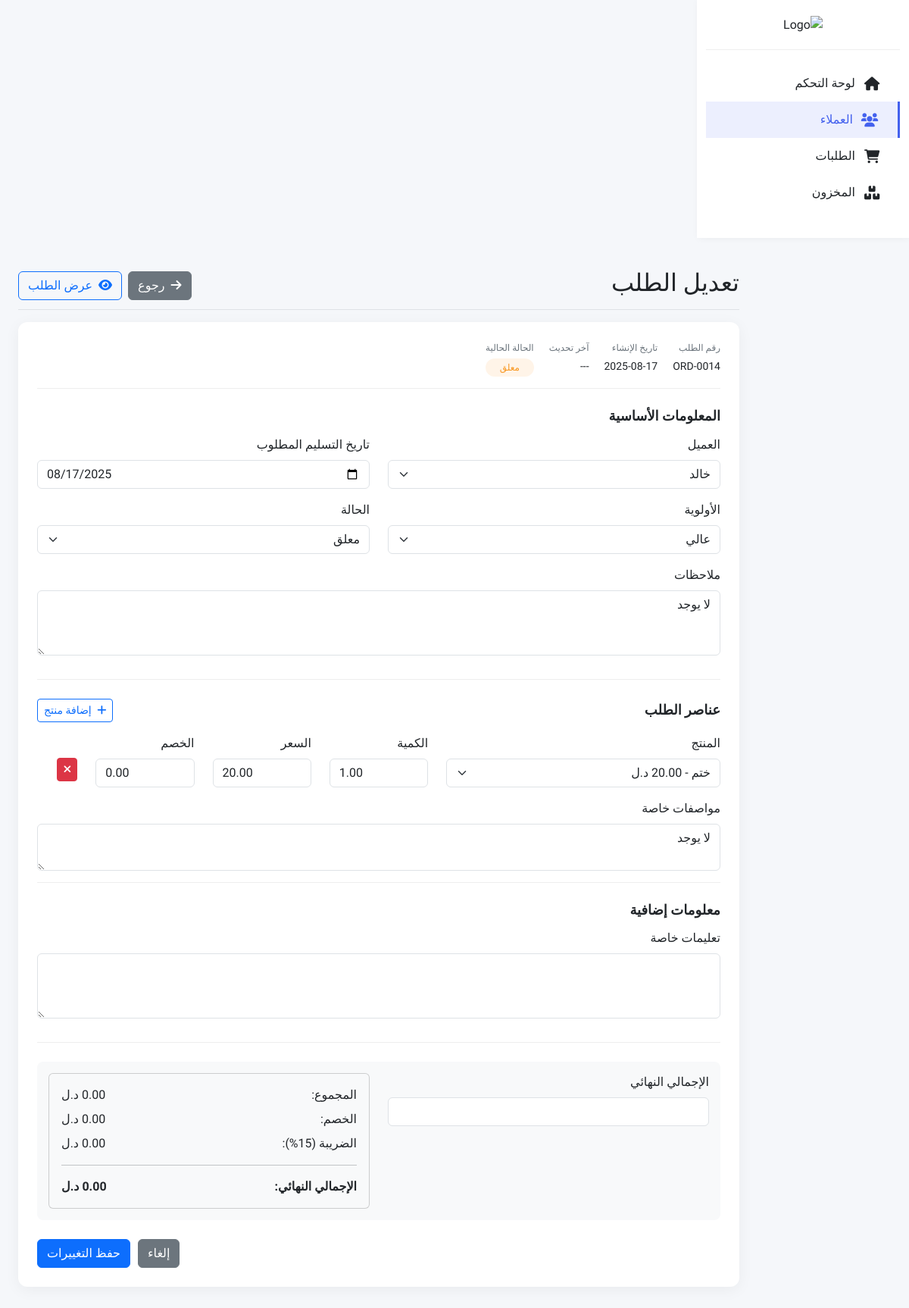
/edit_order.php?id=14 (signed in), run on the app's committed database.
### tables this page shows
CREATE TABLE `orders` (
  `order_id` int(11) NOT NULL,
  `customer_id` int(11) NOT NULL,
  `order_date` timestamp NOT NULL DEFAULT current_timestamp(),
  `required_date` date DEFAULT NULL,
  `completed_date` timestamp NULL DEFAULT NULL,
  `status` enum('pending','approved','rejected','completed','design','production','ready','delivered','cancelled') DEFAULT 'pending',
  `approved_by` int(11) DEFAULT NULL,
  `approved_at` datetime DEFAULT NULL,
  `rejection_reason` text DEFAULT NULL,
  `priority` enum('low','medium','high','urgent') DEFAULT 'medium',
  `notes` text DEFAULT NULL,
  `created_by` int(11) NOT NULL
);

CREATE TABLE `customers` (
  `customer_id` int(11) NOT NULL,
  `name` varchar(100) NOT NULL,
  `phone` varchar(20) NOT NULL,
  `email` varchar(100) DEFAULT NULL,
  `address` text DEFAULT NULL,
  `company_name` varchar(100) DEFAULT NULL,
  `tax_number` varchar(50) DEFAULT NULL,
  `is_vip` tinyint(1) DEFAULT 0,
  `notes` text DEFAULT NULL,
  `created_by` int(11) NOT NULL,
  `created_at` timestamp NOT NULL DEFAULT current_timestamp(),
  `updated_at` timestamp NULL DEFAULT NULL ON UPDATE current_timestamp(),
  `id_proof_path` varchar(255) DEFAULT NULL COMMENT 'مسار ملف إثبات الهوية',
  `document_type` enum('id','commercial_license','other') DEFAULT NULL
);

CREATE TABLE `order_items` (
  `order_item_id` int(11) NOT NULL,
  `order_id` int(11) NOT NULL,
  `item_id` int(11) NOT NULL,
  `quantity` decimal(10,2) NOT NULL,
  `unit_price` decimal(10,2) NOT NULL,
  `discount` decimal(10,2) DEFAULT 0.00,
  `specifications` text DEFAULT NULL,
  `status` enum('pending','in_progress','completed','cancelled') DEFAULT 'pending'
);

CREATE TABLE `inventory` (
  `item_id` int(11) NOT NULL,
  `name` varchar(100) NOT NULL,
  `description` text DEFAULT NULL,
  `category_id` int(11) DEFAULT 1,
  `unit` enum('piece','pack','ream','box','kg','meter') NOT NULL,
  `current_quantity` decimal(10,2) DEFAULT 0.00,
  `min_quantity` decimal(10,2) DEFAULT 5.00,
  `cost_price` decimal(10,2) DEFAULT NULL,
  `selling_price` decimal(10,2) DEFAULT NULL,
  `barcode` varchar(50) DEFAULT NULL,
  `last_updated` timestamp NULL DEFAULT NULL ON UPDATE current_timestamp(),
  `image` varchar(255) DEFAULT 'default.png'
);

### edit_order.php (the view, shortened to what the rows shown need)
<?php
require_once __DIR__ . '/includes/db.php';
require_once __DIR__ . '/includes/functions.php';
$order_id = intval($_GET['id']);
try {
    $stmt = $db->prepare("
        SELECT o.*, c.name as customer_name, c.phone as customer_phone,
               c.email as customer_email, u.username as approved_by_name
        FROM orders o
        LEFT JOIN customers c ON o.customer_id = c.customer_id
        LEFT JOIN users u ON o.approved_by = u.user_id
        WHERE o.order_id = ?
    ");
    $stmt->execute([$order_id]);
    $order = $stmt->fetch(PDO::FETCH_ASSOC);
} catch (PDOException $e) {
    $_SESSION['error_message'] = "حدث خطأ أثناء جلب بيانات الطلب: " . $e->getMessage();
    header("Location: orders.php");
    exit();
}
try {
    $stmt = $db->prepare("
        SELECT oi.*, i.name as product_name, i.selling_price as default_price
        FROM order_items oi
        LEFT JOIN items i ON oi.item_id = i.item_id
        WHERE oi.order_id = ?
    ");
    $stmt->execute([$order_id]);
    $order_items = $stmt->fetchAll(PDO::FETCH_ASSOC);
} catch (PDOException $e) {
    $_SESSION['error_message'] = "حدث خطأ أثناء جلب عناصر الطلب: " . $e->getMessage();
    header("Location: orders.php");
    exit();
}
$customers = getCustomers($db);
$products = getProducts($db);
?>
<!DOCTYPE html>
<html lang="ar" dir="rtl">
<head>
    <link rel="stylesheet" href="https://cdnjs.cloudflare.com/ajax/libs/font-awesome/6.0.0-beta3/css/all.min.css">
    <link rel="stylesheet" href="https://cdn.jsdelivr.net/npm/bootstrap@5.3.0/dist/css/bootstrap.rtl.min.css">
    <link rel="stylesheet" href="css/style.css">
</head>
<body>
    <div class="container-fluid">
        <div class="row">
            <main class="col-md-9 ms-sm-auto col-lg-10 px-md-4 py-4">
                <div class="d-flex justify-content-between flex-wrap flex-md-nowrap align-items-center pt-3 pb-2 mb-3 border-bottom">
                    <h1 class="h2">تعديل الطلب</h1>
                </div>
                <div class="content-box">
                    <div class="order-header">
                        <div class="order-info">
                            <div class="info-item">
                                <span class="info-label">رقم الطلب</span>
                                <span class="info-value">ORD-<?= str_pad($order['order_id'], 4, '0', STR_PAD_LEFT) ?></span>
                            </div>
                            <div class="info-item">
                                <span class="info-label">تاريخ الإنشاء</span>
                                <span class="info-value"><?= date('Y-m-d', strtotime($order['order_date'])) ?></span>
                            </div>
                            <div class="info-item">
                                <span class="info-label">الحالة الحالية</span>
                                <?php
                                $statusConfig = [
                                    'pending' => ['label' => 'معلق', 'class' => 'badge-pending'],
                                    'approved' => ['label' => 'تمت الموافقة', 'class' => 'badge-approved'],
                                    'design' => ['label' => 'تصميم', 'class' => 'badge-design'],
                                    'production' => ['label' => 'إنتاج', 'class' => 'badge-production'],
                                    'ready' => ['label' => 'جاهز', 'class' => 'badge-ready'],
                                    'delivered' => ['label' => 'تم التسليم', 'class' => 'badge-delivered'],
                                    'completed' => ['label' => 'مكتمل', 'class' => 'badge-completed'],
                                    'cancelled' => ['label' => 'ملغى', 'class' => 'badge-cancelled'],
                                    'rejected' => ['label' => 'مرفوض', 'class' => 'badge-rejected']
                                ];
                                ?>
                                <span class="badge <?= $statusConfig[$order['status']]['class'] ?? 'badge-secondary' ?>">
                                    <?= $statusConfig[$order['status']]['label'] ?? $order['status'] ?>
                                </span>
                            </div>
                        </div>
                    </div>
                    <form id="orderForm" method="POST">
                        <div class="form-section">
                            <div class="row">
                                <div class="col-md-6 mb-3">
                                    <label for="customer_id" class="form-label">العميل</label>
                                    <select class="form-select" id="customer_id" name="customer_id" required>
                                        <?php foreach($customers as $customer): ?>
                                        <option value="<?= $customer['customer_id'] ?>"
                                            <?= $customer['customer_id'] == $order['customer_id'] ? 'selected' : '' ?>>
                                            <?= htmlspecialchars($customer['name']) ?>
                                        </option>
                                        <?php endforeach; ?>
                                    </select>
                                </div>
                                <div class="col-md-6 mb-3">
                                    <label for="required_date" class="form-label">تاريخ التسليم المطلوب</label>
                                    <input type="date" class="form-control" id="required_date" name="required_date"
                                           value="<?= !empty($order['required_date']) ? date('Y-m-d', strtotime($order['required_date'])) : '' ?>" required>
                                </div>
                            </div>
                            <div class="row">
                                <div class="col-md-6 mb-3">
                                    <label for="priority" class="form-label">الأولوية</label>
                                    <select class="form-select" id="priority" name="priority">
                                        <option value="high" <?= $order['priority'] == 'high' ? 'selected' : '' ?>>عالي</option>
                                    </select>
                                </div>
                                <div class="col-md-6 mb-3">
                                    <label for="status" class="form-label">الحالة</label>
                                    <select class="form-select" id="status" name="status">
                                        <option value="pending" <?= $order['status'] == 'pending' ? 'selected' : '' ?>>معلق</option>
                                    </select>
                                </div>
                            </div>
                            <div class="row">
                                <div class="col-md-12 mb-3">
                                    <label for="notes" class="form-label">ملاحظات</label>
                                    <textarea class="form-control" id="notes" name="notes" rows="3"><?= htmlspecialchars($order['notes'] ?? '') ?></textarea>
                                </div>
                            </div>
                        </div>
                        <div class="form-section">
                            <div id="orderItemsContainer">
                                <?php if(empty($order_items)): ?>
                                    <div class="order-item-row">
                                        <div class="row">
                                            <div class="col-md-5 mb-2">
                                                <label class="form-label">المنتج</label>
                                                <select class="form-select product-select" name="items[0][product_id]" required>
                                                    <option value="">اختر منتج...</option>
                                                    <?php foreach($products as $product): ?>
                                                    <option value="<?= $product['item_id'] ?>"
                                                        data-price="<?= $product['selling_price'] ?>">
                                                        <?= htmlspecialchars($product['name']) ?> - <?= number_format($product['selling_price'], 2) ?> د.ل
                                                    </option>
                                                    <?php endforeach; ?>
                                                </select>
                                            </div>
                                            <div class="col-md-2 mb-2">
                                                <label class="form-label">الكمية</label>
                                                <input type="number" class="form-control quantity" name="items[0][quantity]" value="1" min="1" required>
                                            </div>
                                            <div class="col-md-2 mb-2">
                                                <label class="form-label">السعر</label>
                                                <input type="number" class="form-control price" name="items[0][price]" step="0.01" required>
                                            </div>
                                            <div class="col-md-2 mb-2">
                                                <label class="form-label">الخصم</label>
                                                <input type="number" class="form-control discount" name="items[0][discount]" value="0" min="0" step="0.01">
                                            </div>
                                            <div class="col-md-1 d-flex align-items-end mb-2">
                                                <button type="button" class="btn btn-sm btn-danger remove-item">
                                                    <i class="fas fa-times"></i>
                                                </button>
                                            </div>
                                        </div>
                                        <div class="row mt-2">
                                            <div class="col-md-12">
                                                <label class="form-label">مواصفات خاصة</label>
                                                <textarea class="form-control specifications" name="items[0][specifications]" rows="2"></textarea>
                                            </div>
                                        </div>
                                    </div>
                                <?php else: ?>
                                    <?php foreach($order_items as $index => $item): ?>
                                    <div class="order-item-row">
                                        <div class="row">
                                            <div class="col-md-5 mb-2">
                                                <label class="form-label">المنتج</label>
                                                <select class="form-select product-select" name="items[<?= $index ?>][product_id]" required>
                                                    <?php foreach($products as $product): ?>
                                                    <option value="<?= $product['item_id'] ?>"
                                                        data-price="<?= $product['selling_price'] ?>"
                                                        <?= $product['item_id'] == $item['item_id'] ? 'selected' : '' ?>>
                                                        <?= htmlspecialchars($product['name']) ?> - <?= number_format($product['selling_price'], 2) ?> د.ل
                                                    </option>
                                                    <?php endforeach; ?>
                                                </select>
                                            </div>
                                            <div class="col-md-2 mb-2">
                                                <label class="form-label">الكمية</label>
                                                <input type="number" class="form-control quantity" name="items[<?= $index ?>][quantity]"
                                                       value="<?= $item['quantity'] ?>" min="1" required>
                                            </div>
                                            <div class="col-md-2 mb-2">
                                                <label class="form-label">السعر</label>
                                                <input type="number" class="form-control price" name="items[<?= $index ?>][price]"
                                                       value="<?= $item['unit_price'] ?>" step="0.01" required>
                                            </div>
                                            <div class="col-md-2 mb-2">
                                                <label class="form-label">الخصم</label>
                                                <input type="number" class="form-control discount" name="items[<?= $index ?>][discount]"
                                                       value="<?= $item['discount'] ?>" min="0" step="0.01">
                                            </div>
                                            <div class="col-md-1 d-flex align-items-end mb-2">
                                                <button type="button" class="btn btn-sm btn-danger remove-item">
                                                    <i class="fas fa-times"></i>
                                                </button>
                                            </div>
                                        </div>
                                        <div class="row mt-2">
                                            <div class="col-md-12">
                                                <label class="form-label">مواصفات خاصة</label>
                                                <textarea class="form-control specifications" name="items[<?= $index ?>][specifications]" rows="2"><?= htmlspecialchars($item['specifications'] ?? '') ?></textarea>
                                            </div>
                                        </div>
                                    </div>
                                    <?php endforeach; ?>
                                <?php endif; ?>
                            </div>
                        </div>
                    </form>
                </div>
            </main>
        </div>
    </div>
</body>
</html>

### data on the page
orders: order_id "0014", order_date "2025-08-17", status "معلق", customer_id "خالد", required_date "08/17/2025", priority "عالي", notes "لا يوجد"
order_items: item.name "ختم - 20.00 د.ل", quantity "1.00", unit_price "20.00", discount "0.00", specifications "لا يوجد"
